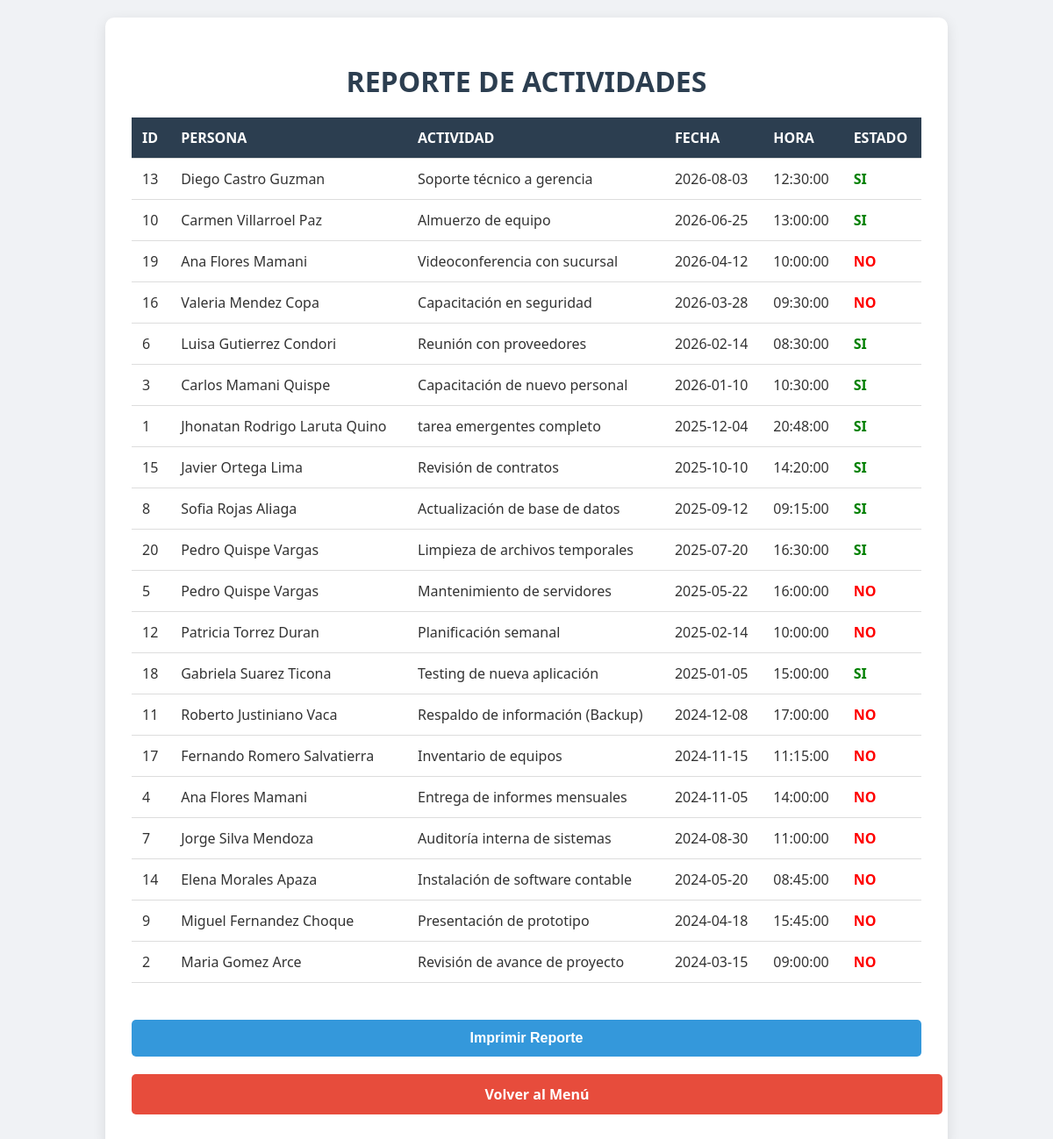
The page /reporte.php on the database its author committed.
### tables this page shows
CREATE TABLE `agendacion` (
  `idagendacion` int(11) NOT NULL,
  `idpersona` int(11) NOT NULL,
  `fecha` date DEFAULT NULL,
  `hora` time DEFAULT NULL,
  `actividad` varchar(100) DEFAULT NULL,
  `completado` varchar(10) DEFAULT NULL
);

CREATE TABLE `persona` (
  `idpersona` int(11) NOT NULL,
  `nombre` varchar(50) DEFAULT NULL,
  `paterno` varchar(50) DEFAULT NULL,
  `materno` varchar(50) DEFAULT NULL,
  `fechanacimiento` date DEFAULT NULL
);

### reporte.php (the view, shortened to what this page needs)
<?php
    include("conecte.php");
?>
<!DOCTYPE html>
<html>
<head>
    <link rel="stylesheet" href="STYLE/style.css">
</head>
<body>
    <div class="container" style="max-width: 900px;">
        <h1>REPORTE DE ACTIVIDADES</h1>
        <table>
            <tr>
                <th>ID</th>
                <th>PERSONA</th>
                <th>ACTIVIDAD</th>
                <th>FECHA</th>
                <th>HORA</th>
                <th>ESTADO</th>
            </tr>
            <?php
            $sql = "SELECT a.idagendacion, p.nombre, p.paterno, p.materno, a.actividad, a.fecha, a.hora, a.completado
                    FROM agendacion a
                    INNER JOIN persona p ON a.idpersona = p.idpersona
                    ORDER BY a.fecha DESC, a.hora DESC";
            $res = mysqli_query($conexion, $sql);
            while($r = mysqli_fetch_array($res))
            {
            ?>
            <tr>
                <td><?php echo $r['idagendacion'];?></td>
                <td><?php echo $r['nombre'] . " " . $r['paterno'] . " " . $r['materno'];?></td>
                <td><?php echo $r['actividad'];?></td>
                <td><?php echo $r['fecha'];?></td>
                <td><?php echo $r['hora'];?></td>
                <td>
                    <?php
                        if($r['completado'] == 'SI') {
                            echo "<span style='color:green; font-weight:bold;'>SI</span>";
                        } else {
                            echo "<span style='color:red; font-weight:bold;'>NO</span>";
                        }
                    ?>
                </td>
            </tr>
            <?php
            }
            ?>
        </table>
        <br>
        <button onclick="window.print()" class="btn btn-blue">Imprimir Reporte</button>
        <a href="index.php" class="btn btn-red">Volver al Menú</a>
    </div>
</body>
</html>

### STYLE/style.css (style rules this page uses)
body { font-family: 'Segoe UI', Tahoma, Geneva, Verdana, sans-serif; background-color: #f0f2f5; margin: 0; padding: 20px; color: #333; }
h1, h2, h3 { text-align: center; color: #2c3e50; margin-bottom: 20px; }
.container { background-color: white; max-width: 600px; margin: 0 auto; padding: 30px; border-radius: 10px; box-shadow: 0 4px 15px rgba(0,0,0,0.1); }
.btn { display: block; width: 100%; padding: 12px; margin-top: 20px; margin-bottom: 10px; text-align: center; text-decoration: none; border-radius: 5px; border: none; font-size: 16px; font-weight: bold; cursor: pointer; transition: background 0.3s; }
.btn-blue { background-color: #3498db; color: white; }
.btn-red { background-color: #e74c3c; color: white; }
table { width: 100%; border-collapse: collapse; margin-top: 20px; background: white; }
th, td { padding: 12px; text-align: left; border-bottom: 1px solid #ddd; }
th { background-color: #2c3e50; color: white; }

### rows shown on the page
agendacion: idagendacion "13", idpersona.nombre "Diego", idpersona.paterno "Castro", idpersona.materno "Guzman", actividad "Soporte técnico a gerencia", fecha "2026-08-03", hora "12:30:00", completado "SI"
agendacion: idagendacion "10", idpersona.nombre "Carmen", idpersona.paterno "Villarroel", idpersona.materno "Paz", actividad "Almuerzo de equipo", fecha "2026-06-25", hora "13:00:00", completado "SI"
agendacion: idagendacion "19", idpersona.nombre "Ana", idpersona.paterno "Flores", idpersona.materno "Mamani", actividad "Videoconferencia con sucursal", fecha "2026-04-12", hora "10:00:00", completado "NO"
agendacion: idagendacion "16", idpersona.nombre "Valeria", idpersona.paterno "Mendez", idpersona.materno "Copa", actividad "Capacitación en seguridad", fecha "2026-03-28", hora "09:30:00", completado "NO"
agendacion: idagendacion "6", idpersona.nombre "Luisa", idpersona.paterno "Gutierrez", idpersona.materno "Condori", actividad "Reunión con proveedores", fecha "2026-02-14", hora "08:30:00", completado "SI"
agendacion: idagendacion "3", idpersona.nombre "Carlos", idpersona.paterno "Mamani", idpersona.materno "Quispe", actividad "Capacitación de nuevo personal", fecha "2026-01-10", hora "10:30:00", completado "SI"
agendacion: idagendacion "1", idpersona.nombre "Jhonatan Rodrigo", idpersona.paterno "Laruta", idpersona.materno "Quino", actividad "tarea emergentes completo", fecha "2025-12-04", hora "20:48:00", completado "SI"
agendacion: idagendacion "15", idpersona.nombre "Javier", idpersona.paterno "Ortega", idpersona.materno "Lima", actividad "Revisión de contratos", fecha "2025-10-10", hora "14:20:00", completado "SI"
agendacion: idagendacion "8", idpersona.nombre "Sofia", idpersona.paterno "Rojas", idpersona.materno "Aliaga", actividad "Actualización de base de datos", fecha "2025-09-12", hora "09:15:00", completado "SI"
agendacion: idagendacion "20", idpersona.nombre "Pedro", idpersona.paterno "Quispe", idpersona.materno "Vargas", actividad "Limpieza de archivos temporales", fecha "2025-07-20", hora "16:30:00", completado "SI"
agendacion: idagendacion "5", idpersona.nombre "Pedro", idpersona.paterno "Quispe", idpersona.materno "Vargas", actividad "Mantenimiento de servidores", fecha "2025-05-22", hora "16:00:00", completado "NO"
agendacion: idagendacion "12", idpersona.nombre "Patricia", idpersona.paterno "Torrez", idpersona.materno "Duran", actividad "Planificación semanal", fecha "2025-02-14", hora "10:00:00", completado "NO"
agendacion: idagendacion "18", idpersona.nombre "Gabriela", idpersona.paterno "Suarez", idpersona.materno "Ticona", actividad "Testing de nueva aplicación", fecha "2025-01-05", hora "15:00:00", completado "SI"
agendacion: idagendacion "11", idpersona.nombre "Roberto", idpersona.paterno "Justiniano", idpersona.materno "Vaca", actividad "Respaldo de información (Backup)", fecha "2024-12-08", hora "17:00:00", completado "NO"
agendacion: idagendacion "17", idpersona.nombre "Fernando", idpersona.paterno "Romero", idpersona.materno "Salvatierra", actividad "Inventario de equipos", fecha "2024-11-15", hora "11:15:00", completado "NO"
agendacion: idagendacion "4", idpersona.nombre "Ana", idpersona.paterno "Flores", idpersona.materno "Mamani", actividad "Entrega de informes mensuales", fecha "2024-11-05", hora "14:00:00", completado "NO"
agendacion: idagendacion "7", idpersona.nombre "Jorge", idpersona.paterno "Silva", idpersona.materno "Mendoza", actividad "Auditoría interna de sistemas", fecha "2024-08-30", hora "11:00:00", completado "NO"
agendacion: idagendacion "14", idpersona.nombre "Elena", idpersona.paterno "Morales", idpersona.materno "Apaza", actividad "Instalación de software contable", fecha "2024-05-20", hora "08:45:00", completado "NO"
agendacion: idagendacion "9", idpersona.nombre "Miguel", idpersona.paterno "Fernandez", idpersona.materno "Choque", actividad "Presentación de prototipo", fecha "2024-04-18", hora "15:45:00", completado "NO"
agendacion: idagendacion "2", idpersona.nombre "Maria", idpersona.paterno "Gomez", idpersona.materno "Arce", actividad "Revisión de avance de proyecto", fecha "2024-03-15", hora "09:00:00", completado "NO"
